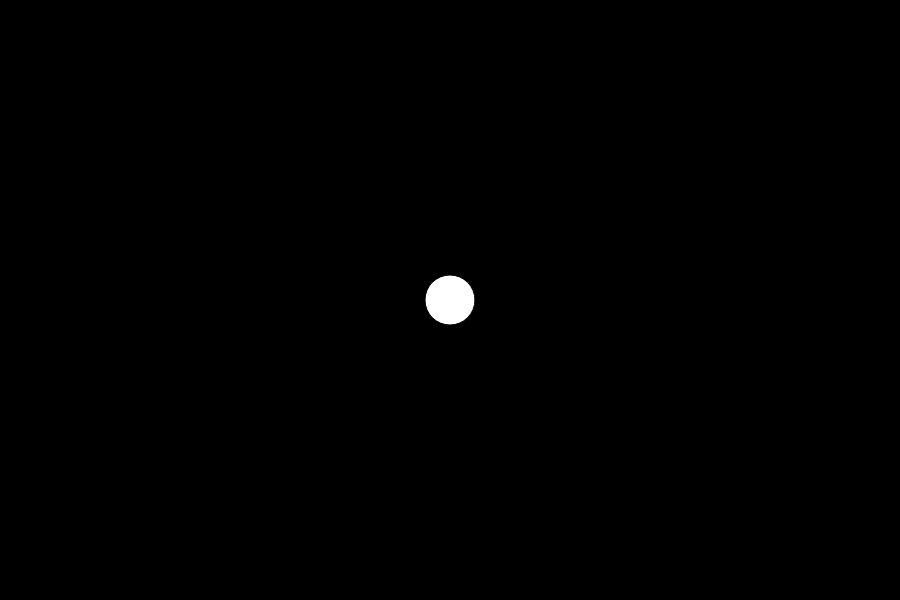
Frame 1 (no input)
Frame 60 (no input): identical to frame 1, image omitted
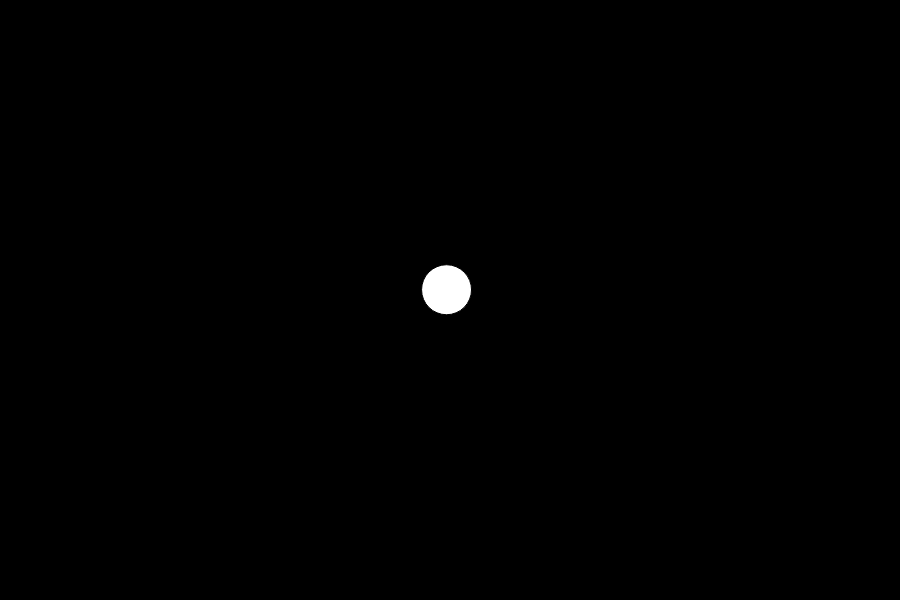
Frame 120 (the mouse pressed at the canvas centre since frame 60)

The p5.js sketch that drew these frames (run headless with seeded random() and noise() and a simulated clock; from frame 60 on, the mouse is pressed at the canvas centre):

// p5.js sketch
// ── sketch.js
////////////////////////////////////
// COURSERA GRAPHICS PROGRAMMING
////////////////////////////////////
var tickler;

function setup() {
    createCanvas(900, 600);

    tickler = new Tickler();
}
//////////////////////////////////////////
function draw() {

    background(0);

    tickler.run();

}

class Tickler
{
    constructor(){
        this.ellipsePos = new createVector(width/2, height/2);
        this.newPos = new createVector(random(-5,5), random(-5,5));
      }
    
      run(){
        this.draw();
        this.move();
      }
    
      draw(){
        fill(255);
        ellipse(this.ellipsePos.x, this.ellipsePos.y, 50, 50);
      }
    
      move(){
        if(dist(mouseX, mouseY , this.ellipsePos.x , this.ellipsePos.y)<25)
        {
            this.ellipsePos.add(this.newPos);
            this.newPos.x = random(-5, 5);
            this.newPos.y = random(-5, 5);
        }
      }
}
